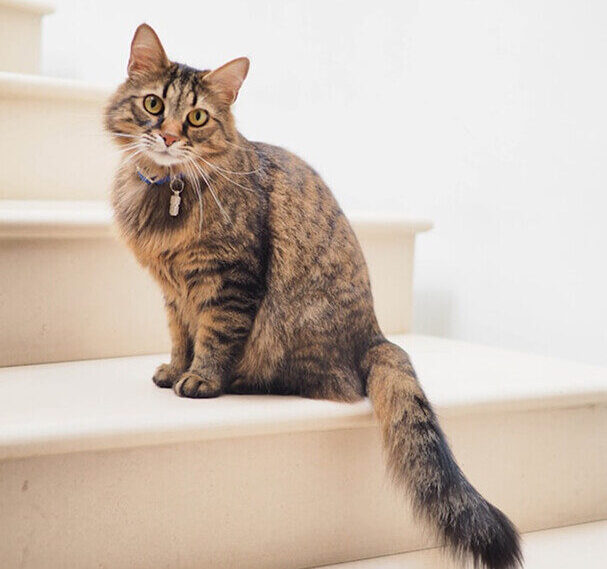
#> input picture CV__/cat.jpg, 607 x 569 px
$ jupyter execute task_5.ipynb
#> lines starting #> are read from the running program, lines starting #| are printed output that depends on the picture; after the words box and inside, x2 and y2 are one past the last pixel; in counts of white or black regions, pixels touching at a corner belong together
[cell 1]
import cv2
import matplotlib.pyplot as plt

img = cv2.imread("cat.jpg", 0)
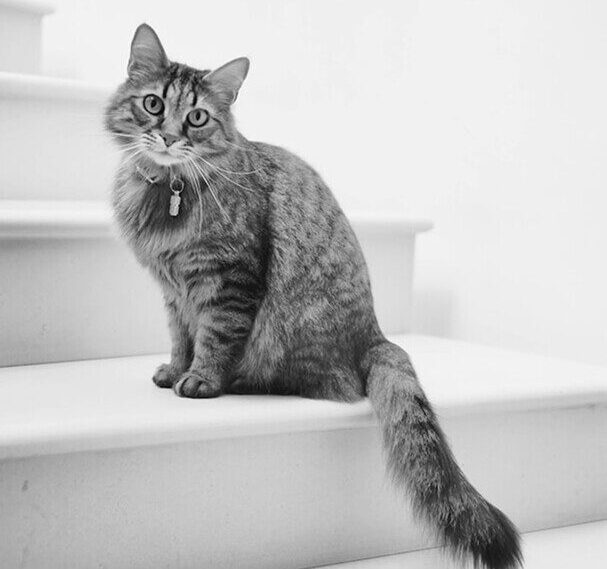
#> img: shape (569, 607); min 0, max 255, mean 193.5

_, global_thresh = cv2.threshold(img, 127, 255, cv2.THRESH_BINARY)
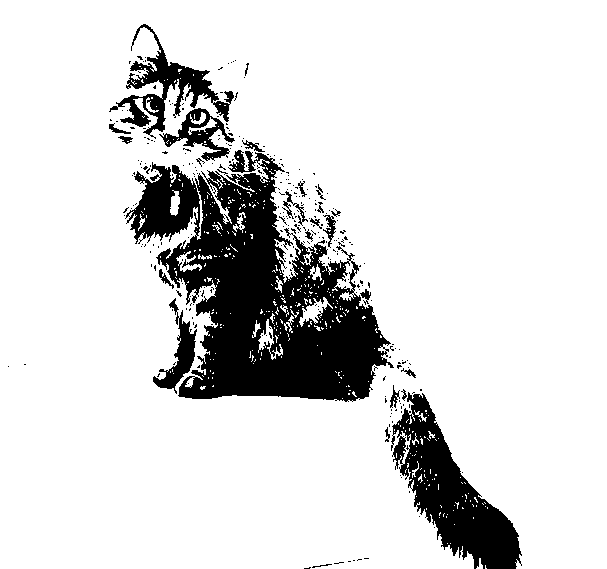
#> global_thresh: shape (569, 607); 85.5% white; 307 black regions (282 under 20 px), largest, box (x1, y1, x2, y2) and area: (125, 150, 394, 402) 32530, (391, 392, 522, 569) 9238, (109, 24, 234, 139) 3453

# عرض النتيجة
plt.imshow(global_thresh, cmap="gray")
plt.title("Global Thresholding")
plt.axis("off")
plt.show()

[cell 2]
_, otsu_thresh = cv2.threshold(
    img, 0, 255, cv2.THRESH_BINARY + cv2.THRESH_OTSU
)
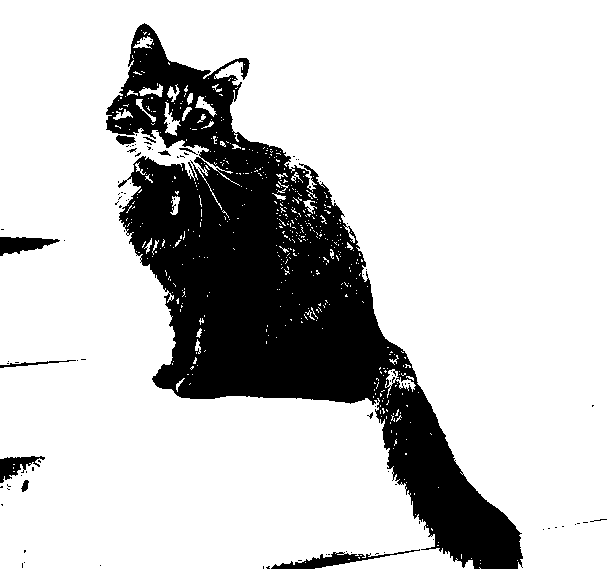
#> otsu_thresh: shape (569, 607); 78.8% white; 99 black regions (88 under 20 px), largest, box (x1, y1, x2, y2) and area: (106, 23, 523, 569) 70584, (271, 549, 420, 569) 838, (0, 237, 60, 256) 680

# عرض النتيجة
plt.imshow(otsu_thresh, cmap="gray")
plt.title("Otsu Threshold")
plt.axis("off")
plt.show()

[cell 3]
thresh = cv2.adaptiveThreshold(
    img, 255, cv2.ADAPTIVE_THRESH_MEAN_C, cv2.THRESH_BINARY, 11, 2
)
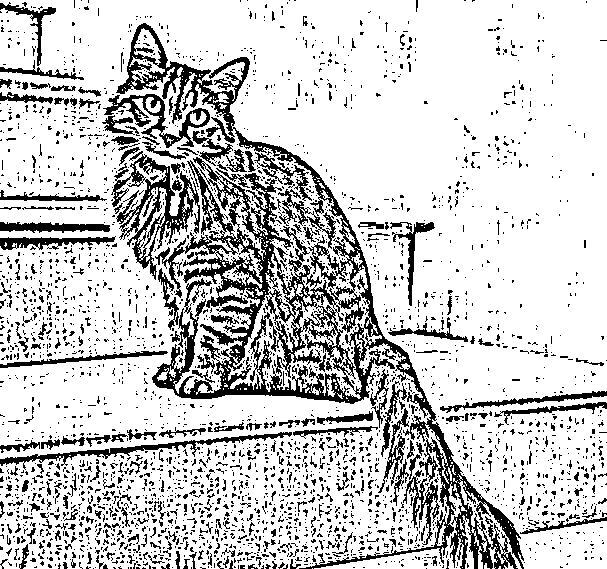
#> thresh: shape (569, 607); 79.7% white; 3146 black regions (2876 under 20 px), largest, box (x1, y1, x2, y2) and area: (116, 23, 524, 569) 28341, (111, 151, 200, 280) 3296, (0, 432, 292, 470) 1465

# عرض النتيجة
plt.imshow(thresh, cmap="gray")
plt.title("Adaptive Thresholding")
plt.axis("off")
plt.show()

[cell 4]
import cv2
import matplotlib.pyplot as plt

img = cv2.imread("cat.jpg", 0)

_, global_thresh = cv2.threshold(img, 127, 255, cv2.THRESH_BINARY)


_, otsu_thresh = cv2.threshold(img, 0, 255, cv2.THRESH_BINARY + cv2.THRESH_OTSU)

adaptive_thresh = cv2.adaptiveThreshold(
    img, 255, cv2.ADAPTIVE_THRESH_MEAN_C, cv2.THRESH_BINARY, 11, 2
)

# 5. عرض النتائج باستخدام Matplotlib لمقارنتها جنباً إلى جنب
plt.figure(figsize=(12, 6))

plt.subplot(2, 2, 1)
plt.imshow(img, cmap="gray")
plt.title("Original (Grayscale)")
plt.axis("off")

plt.subplot(2, 2, 2)
plt.imshow(global_thresh, cmap="gray")
plt.title("1. Global Thresholding (127)")
plt.axis("off")

plt.subplot(2, 2, 3)
plt.imshow(otsu_thresh, cmap="gray")
plt.title("2. Automatic (Otsu) Thresholding")
plt.axis("off")

plt.subplot(2, 2, 4)
plt.imshow(adaptive_thresh, cmap="gray")
plt.title("3. Adaptive Thresholding")
plt.axis("off")

plt.tight_layout()
plt.show()
